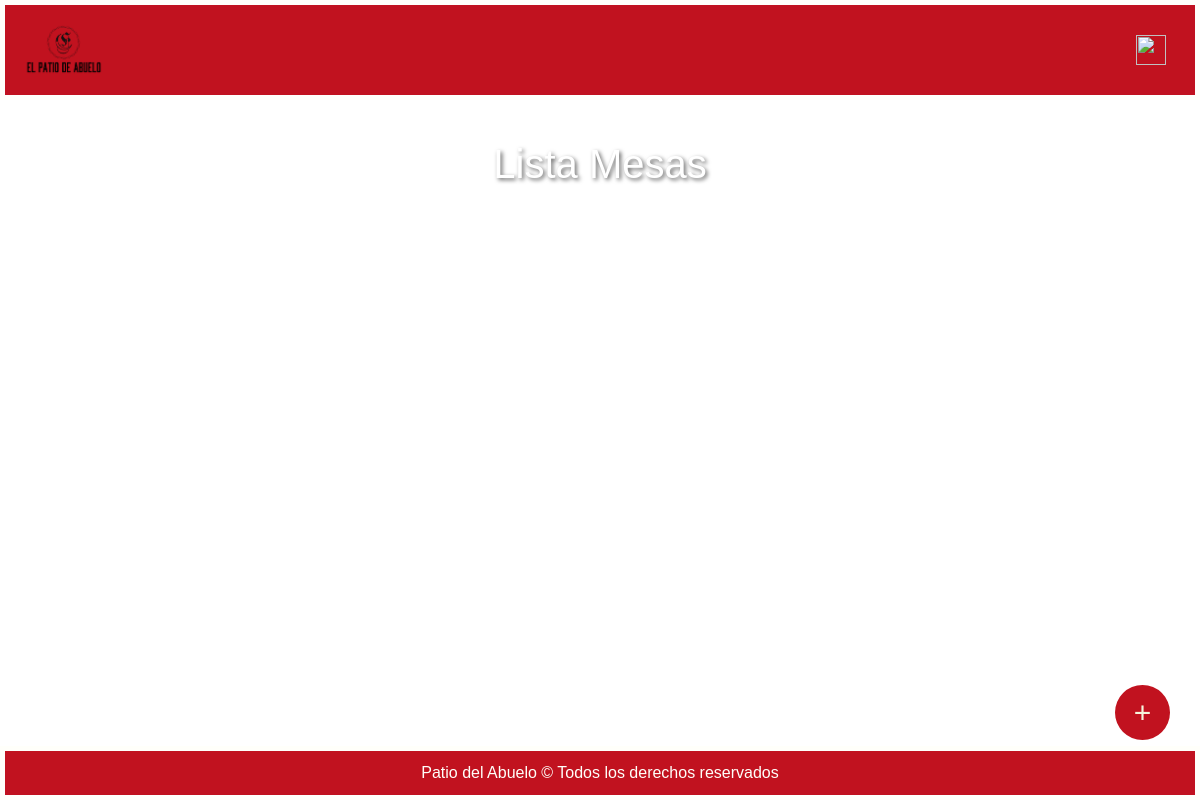
The app's page /mesas/ (signed in), older data.
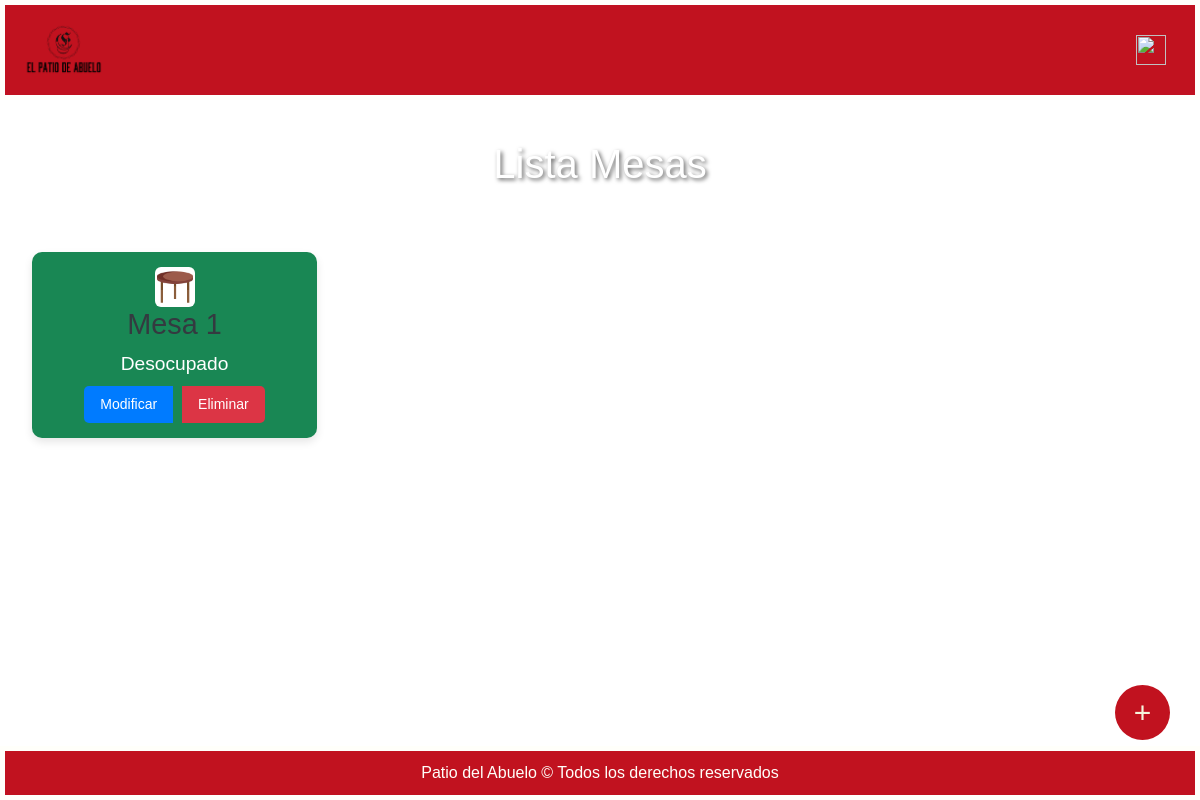
The same page, newer data.
### miAplicacion/models.py (models this page shows, shortened)
class Mesa(models.Model):
    nombre = models.CharField(max_length=120)
    estado = models.BooleanField(default=False, null=True, blank=True)

### miAplicacion/views.py (the view)
# urls.py: path("mesas/", login_required(permission_required('miAplicacion.view_mesa')(views.listaMesas.as_view())), name="listaMesas"),
class listaMesas(ListView):
    model = Mesa
    template_name = os.path.join("listas", "listaMesas.html")
    context_object_name = 'mesas'

### patioAbuelo/templates/listas/listaMesas.html (shortened to what this page needs)
{% extends "base.html" %}
{% block content %}
<div class="container">
    <h1 class="text-center mt-1 cont titulo">Lista Mesas</h1>
    <div class="d-flex justify-content-between row">
        {% for mesa in mesas %}
            {% if mesa.nombre != "Mesa predeterminada" %}
                <div class="plato col-12 col-sm-5 col-lg-3 {% if mesa.estado == False %}bg-success{% else %}bg-danger{% endif %}"
                    data-id="{{ mesa.id }}"
                    data-nombre="{{ mesa.nombre }}"
                    data-estado="{{ mesa.estado }}"
                    data-url-modificar="{% url 'mesaModif' mesa.id %}"
                    data-url-eliminar="{% url 'mesaBorrar' mesa.id %}"
                    data-toggle="modal"
                    data-target="#platoModal">
                    <img src="../../../media/logos_nav/mesa.png" width="40" height="40" class="bg-white rounded" alt="">
                    <div>
                        <h1 class="titulo_plato">{{ mesa.nombre | title }}</h1>
                        <p class="descripcion_sub text-white">{% if mesa.estado == False %}Desocupado{% else %}Ocupado{% endif %}</p>
                    </div>
                    {% if perms.miAplicacion.change_mesa %}
                        <div class="btn-group">
                            <a href="{% url 'mesaModif' mesa.id %}" class="btn btn-primary btn-sm text-white text-decoration-none">Modificar</a>
                            <a href="{% url 'mesaBorrar' mesa.id %}" class="btn btn-danger btn-sm text-white text-decoration-none {% if mesa.estado == True %}border{% endif %}">Eliminar</a>
                        </div>
                    {% endif %}
                </div>
            {% endif %}
        {% endfor %}
    </div>
    {% if perms.miAplicacion.add_mesa %}
        <a href="{% url 'mesaNueva' %}" class="customButton">+</a>
    {% endif %}
</div>
{% endblock %}

Row changes from the older to the newer data that the page shows:
added Mesa: nombre "Mesa 1", estado "Desocupado"
